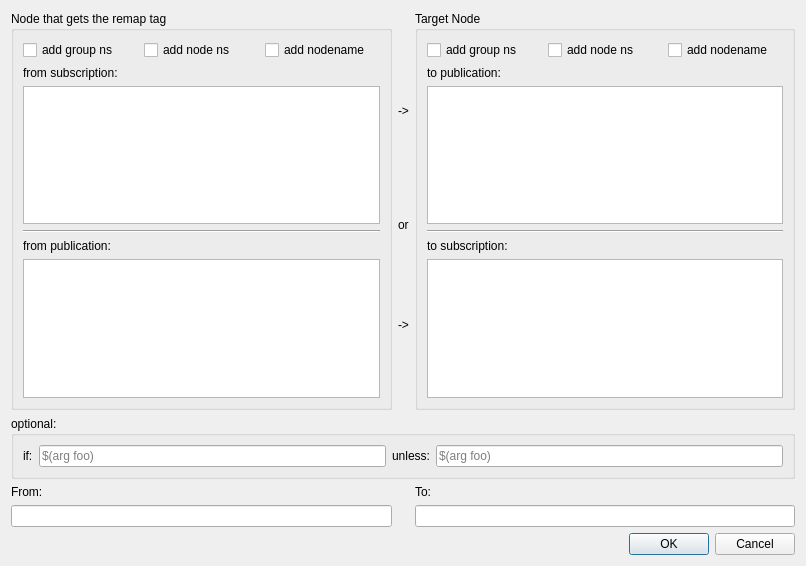
<?xml version="1.0" encoding="UTF-8"?>
<ui version="4.0">
 <class>RemapArrowEdit</class>
 <widget class="QDialog" name="RemapArrowEdit">
  <property name="geometry">
   <rect>
    <x>0</x>
    <y>0</y>
    <width>806</width>
    <height>566</height>
   </rect>
  </property>
  <property name="windowTitle">
   <string>Remap:</string>
  </property>
  <property name="windowIcon">
   <iconset>
    <normaloff>:/icons/logo.png</normaloff>:/icons/logo.png</iconset>
  </property>
  <layout class="QGridLayout" name="gridLayout_4">
   <item row="0" column="0">
    <widget class="QGroupBox" name="groupBox">
     <property name="title">
      <string>Node that gets the remap tag</string>
     </property>
     <layout class="QGridLayout" name="gridLayout_2">
      <item row="6" column="0">
       <widget class="QLabel" name="label">
        <property name="text">
         <string>from subscription:</string>
        </property>
       </widget>
      </item>
      <item row="9" column="0">
       <widget class="Line" name="line">
        <property name="orientation">
         <enum>Qt::Horizontal</enum>
        </property>
       </widget>
      </item>
      <item row="10" column="0">
       <widget class="QLabel" name="label_6">
        <property name="text">
         <string>from publication:</string>
        </property>
       </widget>
      </item>
      <item row="1" column="0">
       <layout class="QHBoxLayout" name="horizontalLayout">
        <item>
         <widget class="QCheckBox" name="checkBox_startGroupNs">
          <property name="text">
           <string>add group ns</string>
          </property>
         </widget>
        </item>
        <item>
         <widget class="QCheckBox" name="checkBox_startNamespace">
          <property name="text">
           <string>add node ns</string>
          </property>
         </widget>
        </item>
        <item>
         <widget class="QCheckBox" name="checkBox_startName">
          <property name="text">
           <string>add nodename</string>
          </property>
         </widget>
        </item>
       </layout>
      </item>
      <item row="7" column="0">
       <widget class="QTableView" name="tableView_startNode_subscribe">
        <property name="editTriggers">
         <set>QAbstractItemView::NoEditTriggers</set>
        </property>
        <property name="alternatingRowColors">
         <bool>true</bool>
        </property>
        <property name="selectionBehavior">
         <enum>QAbstractItemView::SelectRows</enum>
        </property>
       </widget>
      </item>
      <item row="11" column="0">
       <widget class="QTableView" name="tableView_startNode_publish">
        <property name="editTriggers">
         <set>QAbstractItemView::NoEditTriggers</set>
        </property>
        <property name="alternatingRowColors">
         <bool>true</bool>
        </property>
        <property name="selectionBehavior">
         <enum>QAbstractItemView::SelectRows</enum>
        </property>
       </widget>
      </item>
     </layout>
    </widget>
   </item>
   <item row="0" column="1">
    <layout class="QVBoxLayout" name="verticalLayout">
     <item>
      <widget class="QLabel" name="label_4">
       <property name="text">
        <string>




-&gt;</string>
       </property>
      </widget>
     </item>
     <item>
      <widget class="QLabel" name="label_5">
       <property name="text">
        <string>

or</string>
       </property>
      </widget>
     </item>
     <item>
      <widget class="QLabel" name="label_2">
       <property name="text">
        <string>-&gt;


</string>
       </property>
      </widget>
     </item>
    </layout>
   </item>
   <item row="0" column="2">
    <widget class="QGroupBox" name="groupBox_2">
     <property name="title">
      <string>Target Node</string>
     </property>
     <layout class="QGridLayout" name="gridLayout_3">
      <item row="3" column="0">
       <widget class="QLabel" name="label_3">
        <property name="text">
         <string>to publication:</string>
        </property>
       </widget>
      </item>
      <item row="5" column="0">
       <widget class="Line" name="line_2">
        <property name="orientation">
         <enum>Qt::Horizontal</enum>
        </property>
       </widget>
      </item>
      <item row="6" column="0">
       <widget class="QLabel" name="label_7">
        <property name="text">
         <string>to subscription:</string>
        </property>
       </widget>
      </item>
      <item row="0" column="0">
       <layout class="QHBoxLayout" name="horizontalLayout_2">
        <item>
         <widget class="QCheckBox" name="checkBox_targetGroupNs">
          <property name="text">
           <string>add group ns</string>
          </property>
         </widget>
        </item>
        <item>
         <widget class="QCheckBox" name="checkBox_targetNamespace">
          <property name="text">
           <string>add node ns</string>
          </property>
         </widget>
        </item>
        <item>
         <widget class="QCheckBox" name="checkBox_targetName">
          <property name="text">
           <string>add nodename</string>
          </property>
         </widget>
        </item>
       </layout>
      </item>
      <item row="4" column="0">
       <widget class="QTableView" name="tableView_endNode_publish">
        <property name="editTriggers">
         <set>QAbstractItemView::NoEditTriggers</set>
        </property>
        <property name="alternatingRowColors">
         <bool>true</bool>
        </property>
        <property name="selectionBehavior">
         <enum>QAbstractItemView::SelectRows</enum>
        </property>
       </widget>
      </item>
      <item row="7" column="0">
       <widget class="QTableView" name="tableView_endNode_subscribe">
        <property name="editTriggers">
         <set>QAbstractItemView::NoEditTriggers</set>
        </property>
        <property name="alternatingRowColors">
         <bool>true</bool>
        </property>
        <property name="selectionBehavior">
         <enum>QAbstractItemView::SelectRows</enum>
        </property>
       </widget>
      </item>
     </layout>
    </widget>
   </item>
   <item row="1" column="0" colspan="3">
    <widget class="QGroupBox" name="groupBox_3">
     <property name="title">
      <string>optional:</string>
     </property>
     <layout class="QGridLayout" name="gridLayout">
      <item row="0" column="0">
       <widget class="QLabel" name="label_8">
        <property name="text">
         <string>if:</string>
        </property>
       </widget>
      </item>
      <item row="0" column="2">
       <widget class="QLineEdit" name="lineEdit_if">
        <property name="placeholderText">
         <string>$(arg foo)</string>
        </property>
       </widget>
      </item>
      <item row="0" column="3">
       <widget class="QLabel" name="label_9">
        <property name="text">
         <string>unless:</string>
        </property>
       </widget>
      </item>
      <item row="0" column="4">
       <widget class="QLineEdit" name="lineEdit_unless">
        <property name="placeholderText">
         <string>$(arg foo)</string>
        </property>
       </widget>
      </item>
     </layout>
    </widget>
   </item>
   <item row="4" column="2">
    <widget class="QDialogButtonBox" name="buttonBox">
     <property name="orientation">
      <enum>Qt::Horizontal</enum>
     </property>
     <property name="standardButtons">
      <set>QDialogButtonBox::Cancel|QDialogButtonBox::Ok</set>
     </property>
    </widget>
   </item>
   <item row="3" column="2">
    <widget class="QLineEdit" name="lineEdit_to"/>
   </item>
   <item row="3" column="0">
    <widget class="QLineEdit" name="lineEdit_from"/>
   </item>
   <item row="2" column="0">
    <widget class="QLabel" name="label_10">
     <property name="text">
      <string>From:</string>
     </property>
    </widget>
   </item>
   <item row="2" column="2">
    <widget class="QLabel" name="label_11">
     <property name="text">
      <string>To:</string>
     </property>
    </widget>
   </item>
  </layout>
 </widget>
 <resources/>
 <connections>
  <connection>
   <sender>buttonBox</sender>
   <signal>rejected()</signal>
   <receiver>RemapArrowEdit</receiver>
   <slot>reject()</slot>
   <hints>
    <hint type="sourcelabel">
     <x>316</x>
     <y>260</y>
    </hint>
    <hint type="destinationlabel">
     <x>286</x>
     <y>274</y>
    </hint>
   </hints>
  </connection>
  <connection>
   <sender>buttonBox</sender>
   <signal>accepted()</signal>
   <receiver>RemapArrowEdit</receiver>
   <slot>accept()</slot>
   <hints>
    <hint type="sourcelabel">
     <x>248</x>
     <y>254</y>
    </hint>
    <hint type="destinationlabel">
     <x>157</x>
     <y>274</y>
    </hint>
   </hints>
  </connection>
 </connections>
</ui>
